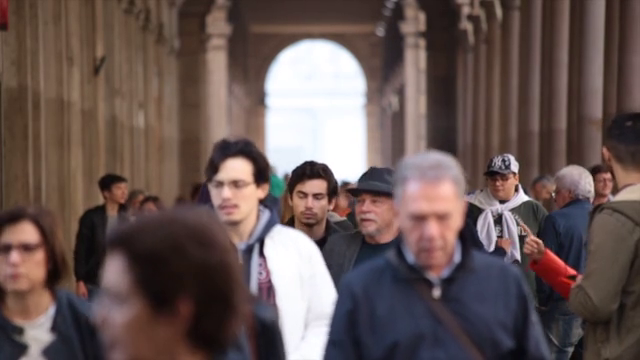
#> input picture frame 46 of FaceDetection/faces.mp4, 640 x 360 px, given in place of dog.mp4, which was not available
$ python FindingEdges.py
#> lines starting #> are read from the running program, lines starting #| are printed output that depends on the picture; pictures that were not available may be replaced by others from this repository, and a replacement may not be noted
import cv2
cap = cv2.VideoCapture("dog.mp4")

while True:
	ret,frame = cap.read()
#> frame is the input picture: shape (360, 640, 3); mean B, G, R 83.2, 86, 103.2
	frame = cv2.flip(frame,1)
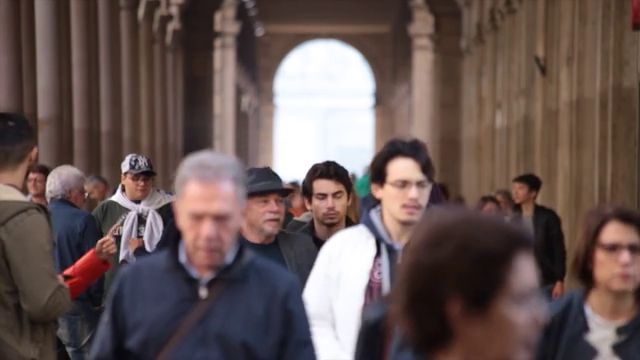
#> frame: shape (360, 640, 3); mean B, G, R 83.2, 86, 103.2
	edges = cv2.Canny(frame,100,200) # 100,200 threshold aralığı
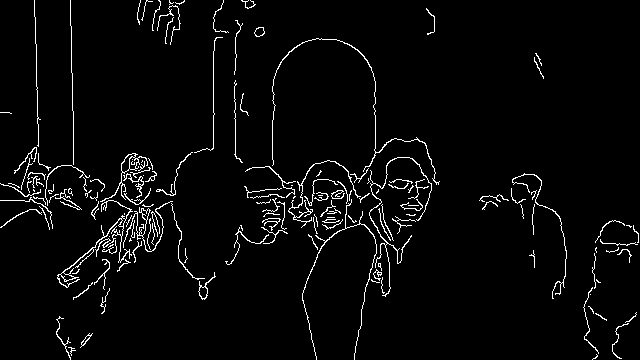
#> edges: shape (360, 640); 3.5% white in thin lines or dots

	cv2.imshow("frame", frame)
	cv2.imshow("Edges", edges)

	if cv2.waitKey(5) and 0xFF == ord("q"):
#> (key q is pressed here)
		break

cap.release()
cv2.destroyAllWindows()

$ run again, starting later in the video
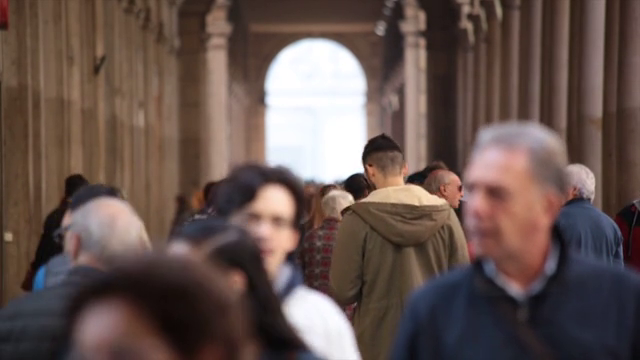
#> input picture frame 207 of FaceDetection/faces.mp4, 640 x 360 px, given in place of dog.mp4, which was not available
#> frame is the input picture: shape (360, 640, 3); mean B, G, R 78.3, 83.7, 101.8
#> `frame = cv2.flip(frame,1)`:
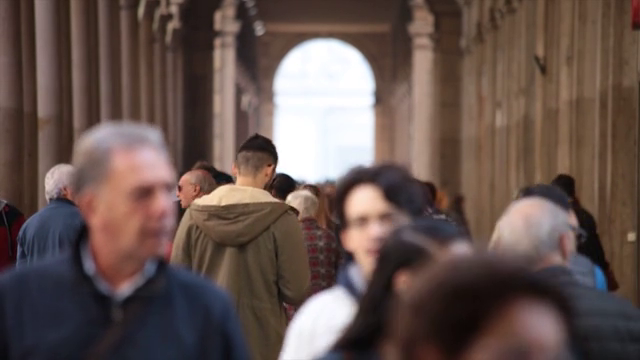
#> frame: shape (360, 640, 3); mean B, G, R 78.3, 83.7, 101.8
#> `edges = cv2.Canny(frame,100,200)`:
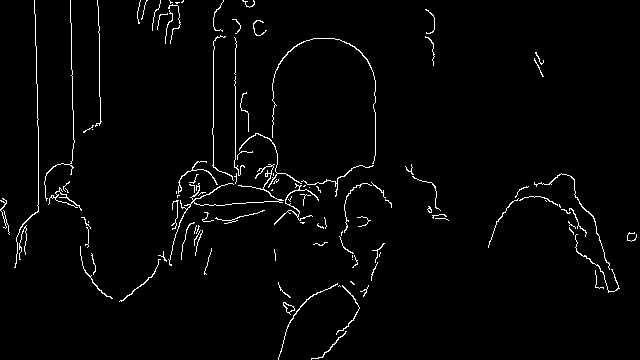
#> edges: shape (360, 640); 2.3% white in thin lines or dots

$ run again, starting later in the video
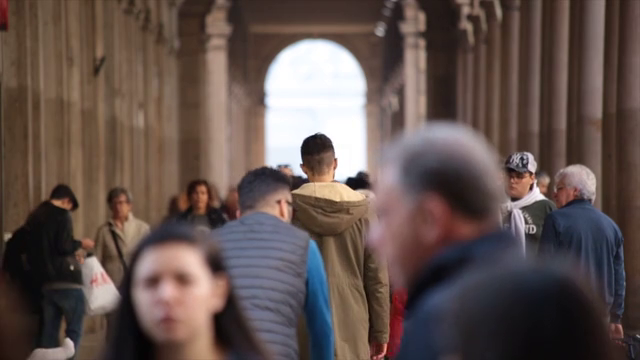
#> input picture frame 368 of FaceDetection/faces.mp4, 640 x 360 px, given in place of dog.mp4, which was not available
#> frame is the input picture: shape (360, 640, 3); mean B, G, R 77.4, 81.9, 97.9
#> `frame = cv2.flip(frame,1)`:
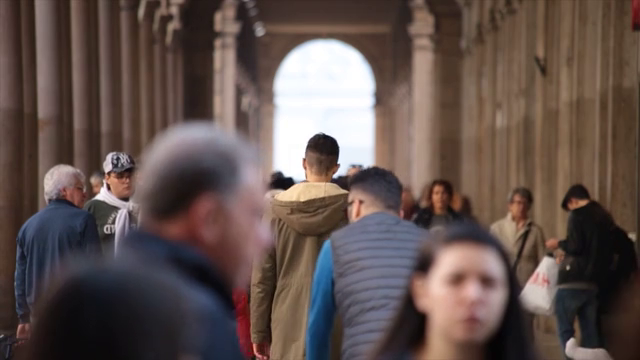
#> frame: shape (360, 640, 3); mean B, G, R 77.4, 81.9, 97.9
#> `edges = cv2.Canny(frame,100,200)`:
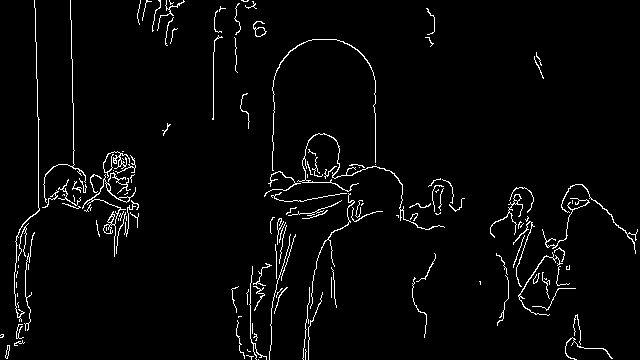
#> edges: shape (360, 640); 3.1% white in thin lines or dots
